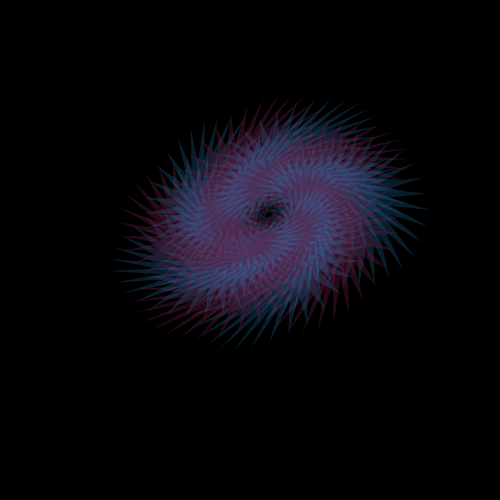
Frame 1 (no input)
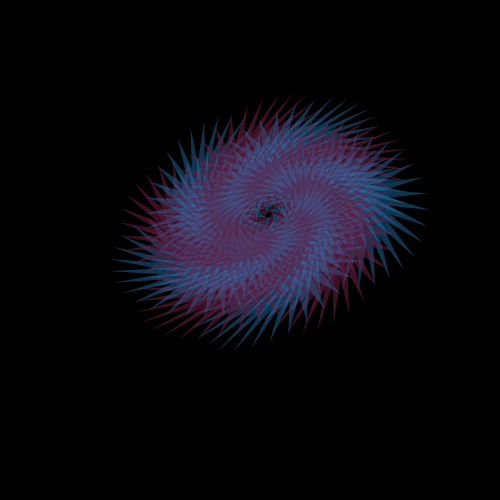
Frame 2 (the mouse pressed at the canvas centre, redrawn once)

The Processing sketch that drew these frames (run headless with seeded random() and noise(); the mouse was pressed at the canvas centre and the sketch redrawn once):

// Processing sketch: processing_84745
// ── processing_84745.pde

void setup(){
 smooth();
  background(/*225,245,243*/0);
  size(500, 500);
}
void draw(){

mouseX=100;
mouseY=100;
float x=20;//mouseX;
float y=40;//mouseY;
float n=30;//3+random(8); // nombre de cotes du polygone
float R=40;//+random(50); // rayon du polygone 
float r=4*R/2; // rayon de l'etoile polygonale
color bleu=color(35,137,203);
color rose=color(95,24,56);
stroke(0,45);
strokeWeight(4/5);
fill(237,162,0,56);
float pisn=PI/n;
translate(width/2+r,height/2-r);
//for(int j=0;j</*n*5*/1;j++){forme simple
for(int j=0;j<=n+5;j++){
  {if (j%2==0){
  fill(bleu,56);}//Si c'est pair c'est rose et sinon c'est bleu
  else{
 fill(rose,99);}
// dessin des n sommets du polygone
beginShape();
for(int k=0;k<n;k++) {
if (n%2==0){ // cas du polygone a un nombre pair de sommets
  vertex(x+R*cos(k*2*pisn-pisn),y-R*sin(k*2*pisn-pisn));
  vertex(x+r*cos(k*2*pisn-2*pisn),y-r*sin(k*2*pisn-2*pisn));
}else{ // cas du polygone a un nombre impair de sommets
  vertex(x+R*cos(k*2*pisn-2*pisn),y-R*sin(k*2*pisn-2*pisn));
  vertex(x+r*cos(k*2*pisn-pisn),y-r*sin(k*2*pisn-pisn));
}
}
endShape(CLOSE);
// dessin des n sommets du polygone
translate(x-10,y-10);
rotate(PI/5); 
//rotate(23*PI/53);
scale(0.8,1.2);
noLoop();
}
}
}
